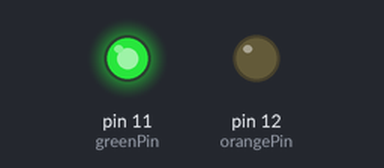
This sketch was run on a simulated Arduino Uno, built with avr-gcc and run on an emulated ATmega328P. Shown: output pins drawn as LEDs (lit = HIGH).

Above: at 0.1 s.
Timing chart, 0 to 1.6 s (numbered marks = the images above):
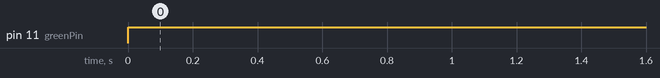

Measured:
- by itself, pin 11 (greenPin): LOW → HIGH at 0.00 s

The sketch:

two_color_led.ino
```cpp
int greenPin = 11;
int orangePin = 12;
int LEDon = 255;
int LEDoff = 0;

void setup()
{
 pinMode(greenPin, OUTPUT);
 pinMode(orangePin, OUTPUT);
}

void loop(){

// supplying 255 to a pin will light up that color
  analogWrite(orangePin, LEDoff);
  analogWrite(greenPin, LEDon);
}
```
